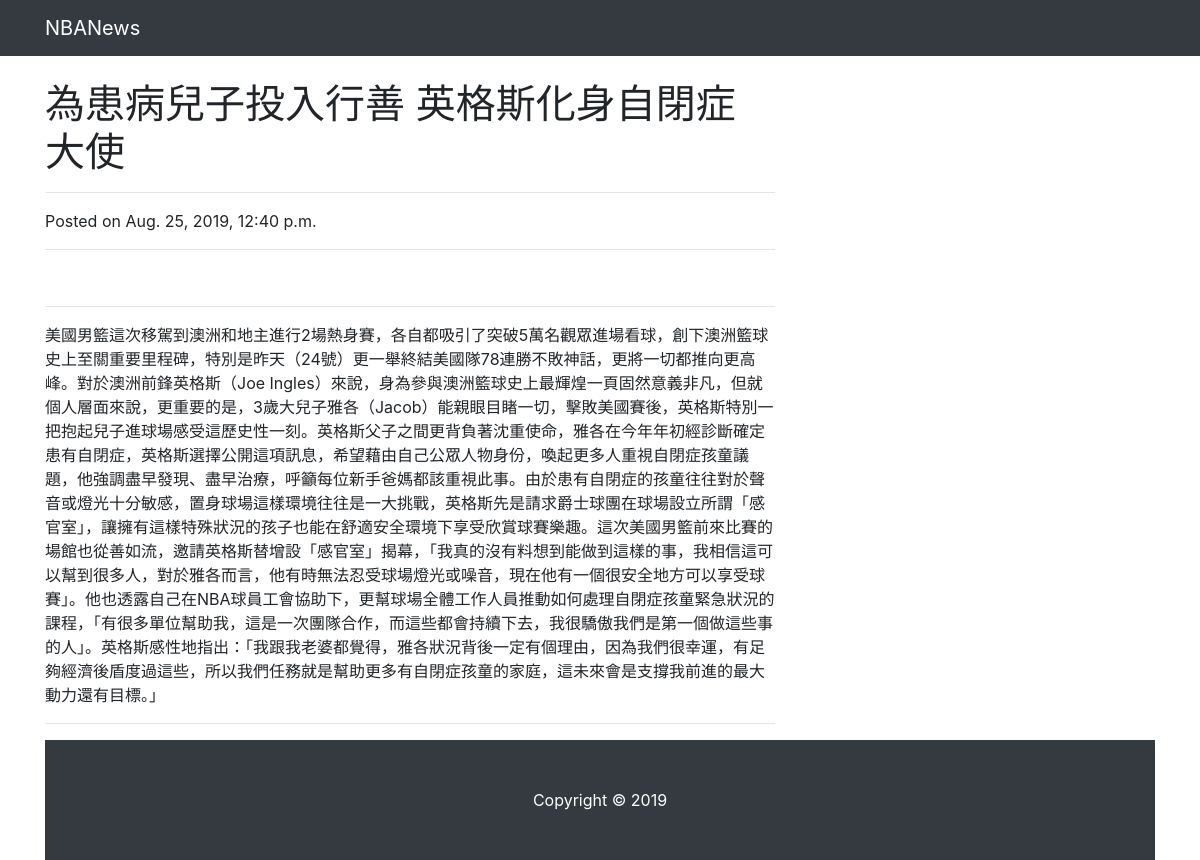
Page /news_detail/14 on the committed database.
### crawler/models.py (models this page shows)
class News(models.Model):
    title = models.CharField(max_length=100, blank=True)
    description = models.TextField(blank=True)
    content = models.TextField(blank=True)
    img_url = models.URLField(blank=True)
    created_at = models.DateTimeField(blank=True)
    class Meta:
        managed = True
        verbose_name = 'News'

### crawler/views.py (the view)
# urls.py: path('news_detail/<int:news_id>', News_Detail.as_view()),
class News_Detail(TemplateView):
    template_name = 'news.html'
    def get(self, request, news_id):
        News = apps.get_model('crawler', 'News')
        try:
            news = News.objects.get(id = news_id)
            news_detail = {
                'title' : news.title,
                'content' : news.content,
                'img_url' : news.img_url,
                'created_at' : news.created_at
            }
        except Exception as e:
            print('Error:', e)
            return HttpResponseNotFound("<h1>News Not Found</h1>")
        return render(request, self.template_name, {'news_detail': news_detail})

### templates/news.html (shortened to what this page needs)
{% extends "base.html" %}
{% if news_detail %}
    {% block news_title %}{{news_detail.title}}{% endblock %}
    {% block ctime %}{{news_detail.created_at}}{% endblock %}
    {% block paragraph %}{{news_detail.content}}{%endblock%}
{% endif %}

### static/css/blog-post.css (style rules this page uses)
body { padding-top: 56px; }

### rows in the picture
News: title "為患病兒子投入行善 英格斯化身自閉症大使", created_at "Aug. 25, 2019, 12:40 p.m.", content "美國男籃這次移駕到澳洲和地主進行2場熱身賽，各自都吸引了突破5萬名觀眾進場看球，創下澳洲籃球史上至關重要里程碑，特別是昨天（24號）更一舉終結美國隊78連勝不敗神話，更將一切都推向更高峰。對於澳洲前鋒英格斯（Joe Ingles）來說，身為參與澳洲籃球史上最輝煌一頁固然意義非凡，但就個人層面來說，更重要的是，3歲大兒子雅各（Jacob）能親眼目睹一切，擊敗美國賽後，英格斯特別一把抱起兒子進球場感受這歷史性一刻。英格斯父子之間更背負著沈重使命，雅各在今年年初經診斷確定患有自閉症，英格斯選擇公開這項訊息，希望藉由自己公眾人物身份，喚起更多人重視自閉症孩童議題，他強調盡早發現、盡早治療，呼籲每位新手爸媽都該重視此事。由於患有自閉症的孩童往往對於聲音或燈光十分敏感，置身球場這樣環境往往是一大挑戰，英格斯先是請求爵士球團在球場設立所謂「感官室」，讓擁有這樣特殊狀況的孩子也能在舒適安全環境下享受欣賞球賽樂趣。這次美國男籃前來比賽的場館也從善如流，邀請英格斯替增設「感官室」揭幕，「我真的沒有料想到能做到這樣的事，我相信這可以幫到很多人，對於雅各而言，他有時無法忍受球場燈光或噪音，現在他有一個很安全地方可以享受球賽」。他也透露自己在NBA球員工會協助下，更幫球場全體工作人員推動如何處理自閉症孩童緊急狀況的課程，「有很多單位幫助我，這是一次團隊合作，而這些都會持續下去，我很驕傲我們是第一個做這些事的人」。英格斯感性地指出：「我跟我老婆都覺得，雅各狀況背後一定有個理由，因為我們很幸運，有足夠經濟後盾度過這些，所以我們任務就是幫助更多有自閉症孩童的家庭，這未來會是支撐我前進的最大動力還有目標。」"
